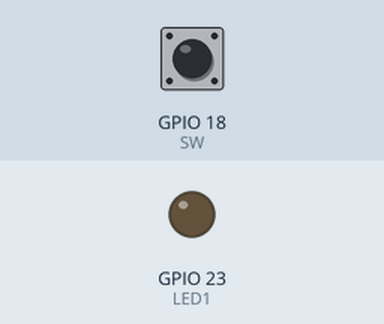
A program run on a simulated Raspberry Pi (BCM pin numbers). On the bench: output pins drawn as LEDs (lit = HIGH). The inputs (shaded band) are chosen by the test bench; at power-on: GPIO 18 (SW) HIGH.

Above: at 1.2 s.
1.3 s: GPIO 18 (SW) pulled LOW for 0.15 s
At 1.37 s:
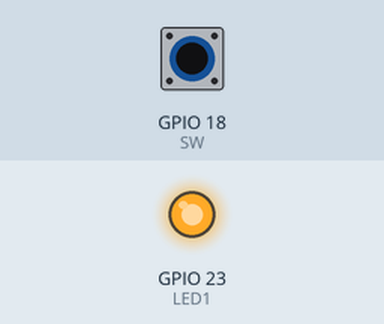
2.9 s: GPIO 18 (SW) pulled LOW for 3.2 s
At 6.4 s:
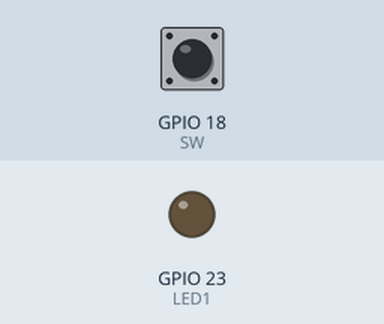
Timing chart, 0 to 7.9 s (numbered marks = the images above; inputs shaded):
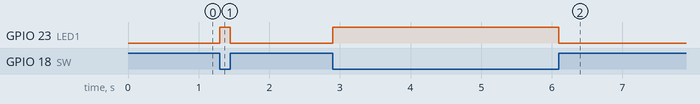

Measured:
- after the input at 1.3 s, GPIO 23 (LED1): LOW → HIGH at once, → LOW 0.15 s later
- after the input at 2.9 s, GPIO 23 (LED1): LOW → HIGH at once, → LOW 3.2 s later

The program:

switch.py
```python
import RPi.GPIO as GPIO        #GPIO를 사용하기 위해 추가
import time                    #time.sleep을 사용하기 위해 추가

LED1 = 23
SW = 18

GPIO.setmode(GPIO.BCM)        #BCM을 이용하면 GPIO num으로 표시, BOARD를 이용하면 Pin num으로 표시.
GPIO.setup(LED1, GPIO.OUT)    #GPIO23를 사용선언
GPIO.setup(SW, GPIO.IN, pull_up_down=GPIO.PUD_UP)

while True:
	if GPIO.input(SW): # 버튼을 누르지 않을 때
		GPIO.output(LED1, False)
	else:				# 버튼을 눌렀을  때
		GPIO.output(LED1, True)

GPIO.cleanup()                #GPIO 초기화
```
